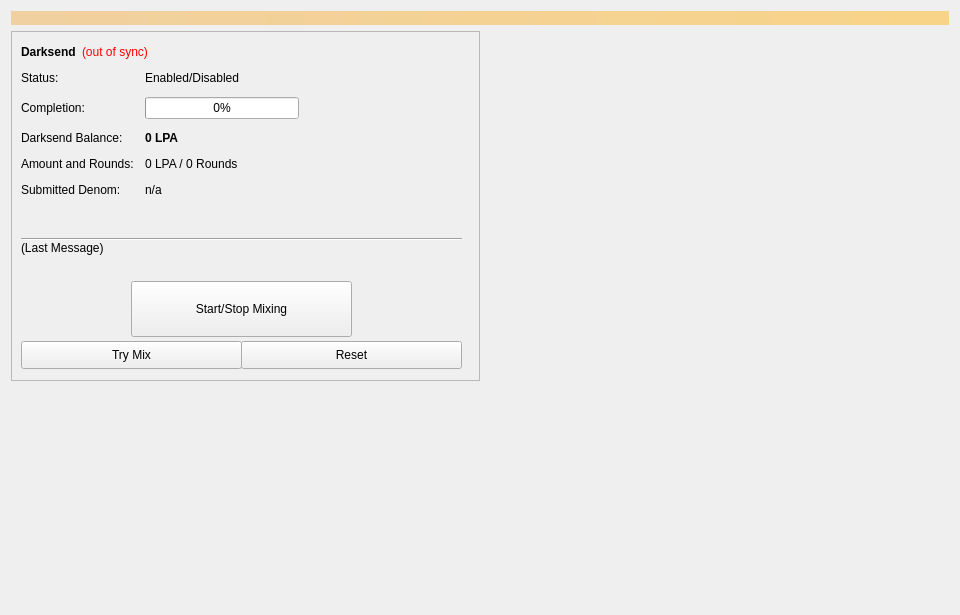
<?xml version="1.0" encoding="UTF-8"?>
<ui version="4.0">
 <class>Coinmix</class>
 <widget class="QWidget" name="Coinmix">
  <property name="geometry">
   <rect>
    <x>0</x>
    <y>0</y>
    <width>960</width>
    <height>615</height>
   </rect>
  </property>
  <property name="minimumSize">
   <size>
    <width>960</width>
    <height>0</height>
   </size>
  </property>
  <property name="windowTitle">
   <string>Form</string>
  </property>
  <layout class="QVBoxLayout" name="topLayout">
   <item>
    <widget class="QLabel" name="labelAlerts">
     <property name="visible">
      <bool>false</bool>
     </property>
     <property name="styleSheet">
      <string notr="true">background-color: qlineargradient(x1: 0, y1: 0, x2: 1, y2: 0, stop:0 #F0D0A0, stop:1 #F8D488); color:#000000;</string>
     </property>
     <property name="wordWrap">
      <bool>true</bool>
     </property>
     <property name="margin">
      <number>3</number>
     </property>
    </widget>
   </item>
   <item>
    <layout class="QHBoxLayout" name="horizontalLayout" stretch="1,1">
     <item>
      <layout class="QVBoxLayout" name="verticalLayout_2">
       <item>
        <widget class="QFrame" name="frameDarksend">
         <property name="minimumSize">
          <size>
           <width>0</width>
           <height>350</height>
          </size>
         </property>
         <property name="layoutDirection">
          <enum>Qt::LeftToRight</enum>
         </property>
         <property name="frameShape">
          <enum>QFrame::StyledPanel</enum>
         </property>
         <property name="frameShadow">
          <enum>QFrame::Raised</enum>
         </property>
         <widget class="QWidget" name="formLayoutWidget">
          <property name="geometry">
           <rect>
            <x>10</x>
            <y>40</y>
            <width>451</width>
            <height>161</height>
           </rect>
          </property>
          <layout class="QFormLayout" name="formLayout">
           <property name="fieldGrowthPolicy">
            <enum>QFormLayout::AllNonFixedFieldsGrow</enum>
           </property>
           <property name="horizontalSpacing">
            <number>11</number>
           </property>
           <property name="verticalSpacing">
            <number>12</number>
           </property>
           <item row="0" column="0">
            <widget class="QLabel" name="label_6">
             <property name="text">
              <string>Status:</string>
             </property>
            </widget>
           </item>
           <item row="1" column="0">
            <widget class="QLabel" name="label_7">
             <property name="text">
              <string>Completion:</string>
             </property>
            </widget>
           </item>
           <item row="1" column="1">
            <widget class="QProgressBar" name="DarksendProgress">
             <property name="maximumSize">
              <size>
               <width>154</width>
               <height>16777215</height>
              </size>
             </property>
             <property name="value">
              <number>0</number>
             </property>
            </widget>
           </item>
           <item row="2" column="0">
            <widget class="QLabel" name="labelAnonymizedText">
             <property name="text">
              <string>Darksend Balance:</string>
             </property>
            </widget>
           </item>
           <item row="2" column="1">
            <widget class="QLabel" name="labelAnonymized">
             <property name="font">
              <font>
               <weight>75</weight>
               <bold>true</bold>
              </font>
             </property>
             <property name="text">
              <string notr="true">0 LPA</string>
             </property>
            </widget>
           </item>
           <item row="3" column="0">
            <widget class="QLabel" name="label_8">
             <property name="text">
              <string>Amount and Rounds:</string>
             </property>
            </widget>
           </item>
           <item row="3" column="1">
            <widget class="QLabel" name="labelAmountRounds">
             <property name="text">
              <string>0 LPA / 0 Rounds</string>
             </property>
            </widget>
           </item>
           <item row="4" column="0">
            <widget class="QLabel" name="label_9">
             <property name="text">
              <string>Submitted Denom:</string>
             </property>
            </widget>
           </item>
           <item row="4" column="1">
            <widget class="QLabel" name="labelSubmittedDenom">
             <property name="toolTip">
              <string>The denominations you submitted to the Masternode.&lt;br&gt;To mix, other users must submit the exact same denominations.</string>
             </property>
             <property name="text">
              <string>n/a</string>
             </property>
            </widget>
           </item>
           <item row="0" column="1">
            <widget class="QLabel" name="DarksendEnabled">
             <property name="text">
              <string>Enabled/Disabled</string>
             </property>
            </widget>
           </item>
          </layout>
         </widget>
         <widget class="QPushButton" name="runAutoDenom">
          <property name="geometry">
           <rect>
            <x>251</x>
            <y>17</y>
            <width>1</width>
            <height>1</height>
           </rect>
          </property>
          <property name="palette">
           <palette>
            <active>
             <colorrole role="WindowText">
              <brush brushstyle="SolidPattern">
               <color alpha="255">
                <red>0</red>
                <green>0</green>
                <blue>0</blue>
               </color>
              </brush>
             </colorrole>
             <colorrole role="Button">
              <brush brushstyle="SolidPattern">
               <color alpha="255">
                <red>239</red>
                <green>238</green>
                <blue>238</blue>
               </color>
              </brush>
             </colorrole>
             <colorrole role="Light">
              <brush brushstyle="SolidPattern">
               <color alpha="255">
                <red>255</red>
                <green>255</green>
                <blue>255</blue>
               </color>
              </brush>
             </colorrole>
             <colorrole role="Midlight">
              <brush brushstyle="SolidPattern">
               <color alpha="255">
                <red>247</red>
                <green>246</green>
                <blue>246</blue>
               </color>
              </brush>
             </colorrole>
             <colorrole role="Dark">
              <brush brushstyle="SolidPattern">
               <color alpha="255">
                <red>119</red>
                <green>119</green>
                <blue>119</blue>
               </color>
              </brush>
             </colorrole>
             <colorrole role="Mid">
              <brush brushstyle="SolidPattern">
               <color alpha="255">
                <red>159</red>
                <green>159</green>
                <blue>159</blue>
               </color>
              </brush>
             </colorrole>
             <colorrole role="Text">
              <brush brushstyle="SolidPattern">
               <color alpha="255">
                <red>0</red>
                <green>0</green>
                <blue>0</blue>
               </color>
              </brush>
             </colorrole>
             <colorrole role="BrightText">
              <brush brushstyle="SolidPattern">
               <color alpha="255">
                <red>255</red>
                <green>255</green>
                <blue>255</blue>
               </color>
              </brush>
             </colorrole>
             <colorrole role="ButtonText">
              <brush brushstyle="SolidPattern">
               <color alpha="255">
                <red>0</red>
                <green>0</green>
                <blue>0</blue>
               </color>
              </brush>
             </colorrole>
             <colorrole role="Base">
              <brush brushstyle="SolidPattern">
               <color alpha="255">
                <red>255</red>
                <green>255</green>
                <blue>255</blue>
               </color>
              </brush>
             </colorrole>
             <colorrole role="Window">
              <brush brushstyle="SolidPattern">
               <color alpha="255">
                <red>239</red>
                <green>238</green>
                <blue>238</blue>
               </color>
              </brush>
             </colorrole>
             <colorrole role="Shadow">
              <brush brushstyle="SolidPattern">
               <color alpha="255">
                <red>0</red>
                <green>0</green>
                <blue>0</blue>
               </color>
              </brush>
             </colorrole>
             <colorrole role="AlternateBase">
              <brush brushstyle="SolidPattern">
               <color alpha="255">
                <red>247</red>
                <green>246</green>
                <blue>246</blue>
               </color>
              </brush>
             </colorrole>
             <colorrole role="ToolTipBase">
              <brush brushstyle="SolidPattern">
               <color alpha="255">
                <red>255</red>
                <green>255</green>
                <blue>220</blue>
               </color>
              </brush>
             </colorrole>
             <colorrole role="ToolTipText">
              <brush brushstyle="SolidPattern">
               <color alpha="255">
                <red>0</red>
                <green>0</green>
                <blue>0</blue>
               </color>
              </brush>
             </colorrole>
            </active>
            <inactive>
             <colorrole role="WindowText">
              <brush brushstyle="SolidPattern">
               <color alpha="255">
                <red>0</red>
                <green>0</green>
                <blue>0</blue>
               </color>
              </brush>
             </colorrole>
             <colorrole role="Button">
              <brush brushstyle="SolidPattern">
               <color alpha="255">
                <red>239</red>
                <green>238</green>
                <blue>238</blue>
               </color>
              </brush>
             </colorrole>
             <colorrole role="Light">
              <brush brushstyle="SolidPattern">
               <color alpha="255">
                <red>255</red>
                <green>255</green>
                <blue>255</blue>
               </color>
              </brush>
             </colorrole>
             <colorrole role="Midlight">
              <brush brushstyle="SolidPattern">
               <color alpha="255">
                <red>247</red>
                <green>246</green>
                <blue>246</blue>
               </color>
              </brush>
             </colorrole>
             <colorrole role="Dark">
              <brush brushstyle="SolidPattern">
               <color alpha="255">
                <red>119</red>
                <green>119</green>
                <blue>119</blue>
               </color>
              </brush>
             </colorrole>
             <colorrole role="Mid">
              <brush brushstyle="SolidPattern">
               <color alpha="255">
                <red>159</red>
                <green>159</green>
                <blue>159</blue>
               </color>
              </brush>
             </colorrole>
             <colorrole role="Text">
              <brush brushstyle="SolidPattern">
               <color alpha="255">
                <red>0</red>
                <green>0</green>
                <blue>0</blue>
               </color>
              </brush>
             </colorrole>
             <colorrole role="BrightText">
              <brush brushstyle="SolidPattern">
               <color alpha="255">
                <red>255</red>
                <green>255</green>
                <blue>255</blue>
               </color>
              </brush>
             </colorrole>
             <colorrole role="ButtonText">
              <brush brushstyle="SolidPattern">
               <color alpha="255">
                <red>0</red>
                <green>0</green>
                <blue>0</blue>
               </color>
              </brush>
             </colorrole>
             <colorrole role="Base">
              <brush brushstyle="SolidPattern">
               <color alpha="255">
                <red>255</red>
                <green>255</green>
                <blue>255</blue>
               </color>
              </brush>
             </colorrole>
             <colorrole role="Window">
              <brush brushstyle="SolidPattern">
               <color alpha="255">
                <red>239</red>
                <green>238</green>
                <blue>238</blue>
               </color>
              </brush>
             </colorrole>
             <colorrole role="Shadow">
              <brush brushstyle="SolidPattern">
               <color alpha="255">
                <red>0</red>
                <green>0</green>
                <blue>0</blue>
               </color>
              </brush>
             </colorrole>
             <colorrole role="AlternateBase">
              <brush brushstyle="SolidPattern">
               <color alpha="255">
                <red>247</red>
                <green>246</green>
                <blue>246</blue>
               </color>
              </brush>
             </colorrole>
             <colorrole role="ToolTipBase">
              <brush brushstyle="SolidPattern">
               <color alpha="255">
                <red>255</red>
                <green>255</green>
                <blue>220</blue>
               </color>
              </brush>
             </colorrole>
             <colorrole role="ToolTipText">
              <brush brushstyle="SolidPattern">
               <color alpha="255">
                <red>0</red>
                <green>0</green>
                <blue>0</blue>
               </color>
              </brush>
             </colorrole>
            </inactive>
            <disabled>
             <colorrole role="WindowText">
              <brush brushstyle="SolidPattern">
               <color alpha="255">
                <red>119</red>
                <green>119</green>
                <blue>119</blue>
               </color>
              </brush>
             </colorrole>
             <colorrole role="Button">
              <brush brushstyle="SolidPattern">
               <color alpha="255">
                <red>239</red>
                <green>238</green>
                <blue>238</blue>
               </color>
              </brush>
             </colorrole>
             <colorrole role="Light">
              <brush brushstyle="SolidPattern">
               <color alpha="255">
                <red>255</red>
                <green>255</green>
                <blue>255</blue>
               </color>
              </brush>
             </colorrole>
             <colorrole role="Midlight">
              <brush brushstyle="SolidPattern">
               <color alpha="255">
                <red>247</red>
                <green>246</green>
                <blue>246</blue>
               </color>
              </brush>
             </colorrole>
             <colorrole role="Dark">
              <brush brushstyle="SolidPattern">
               <color alpha="255">
                <red>119</red>
                <green>119</green>
                <blue>119</blue>
               </color>
              </brush>
             </colorrole>
             <colorrole role="Mid">
              <brush brushstyle="SolidPattern">
               <color alpha="255">
                <red>159</red>
                <green>159</green>
                <blue>159</blue>
               </color>
              </brush>
             </colorrole>
             <colorrole role="Text">
              <brush brushstyle="SolidPattern">
               <color alpha="255">
                <red>119</red>
                <green>119</green>
                <blue>119</blue>
               </color>
              </brush>
             </colorrole>
             <colorrole role="BrightText">
              <brush brushstyle="SolidPattern">
               <color alpha="255">
                <red>255</red>
                <green>255</green>
                <blue>255</blue>
               </color>
              </brush>
             </colorrole>
             <colorrole role="ButtonText">
              <brush brushstyle="SolidPattern">
               <color alpha="255">
                <red>119</red>
                <green>119</green>
                <blue>119</blue>
               </color>
              </brush>
             </colorrole>
             <colorrole role="Base">
              <brush brushstyle="SolidPattern">
               <color alpha="255">
                <red>239</red>
                <green>238</green>
                <blue>238</blue>
               </color>
              </brush>
             </colorrole>
             <colorrole role="Window">
              <brush brushstyle="SolidPattern">
               <color alpha="255">
                <red>239</red>
                <green>238</green>
                <blue>238</blue>
               </color>
              </brush>
             </colorrole>
             <colorrole role="Shadow">
              <brush brushstyle="SolidPattern">
               <color alpha="255">
                <red>0</red>
                <green>0</green>
                <blue>0</blue>
               </color>
              </brush>
             </colorrole>
             <colorrole role="AlternateBase">
              <brush brushstyle="SolidPattern">
               <color alpha="255">
                <red>239</red>
                <green>238</green>
                <blue>238</blue>
               </color>
              </brush>
             </colorrole>
             <colorrole role="ToolTipBase">
              <brush brushstyle="SolidPattern">
               <color alpha="255">
                <red>255</red>
                <green>255</green>
                <blue>220</blue>
               </color>
              </brush>
             </colorrole>
             <colorrole role="ToolTipText">
              <brush brushstyle="SolidPattern">
               <color alpha="255">
                <red>0</red>
                <green>0</green>
                <blue>0</blue>
               </color>
              </brush>
             </colorrole>
            </disabled>
           </palette>
          </property>
          <property name="focusPolicy">
           <enum>Qt::NoFocus</enum>
          </property>
          <property name="autoFillBackground">
           <bool>true</bool>
          </property>
          <property name="text">
           <string/>
          </property>
          <property name="flat">
           <bool>true</bool>
          </property>
         </widget>
         <widget class="QPushButton" name="toggleDarksend">
          <property name="geometry">
           <rect>
            <x>120</x>
            <y>250</y>
            <width>221</width>
            <height>56</height>
           </rect>
          </property>
          <property name="sizePolicy">
           <sizepolicy hsizetype="MinimumExpanding" vsizetype="Fixed">
            <horstretch>0</horstretch>
            <verstretch>0</verstretch>
           </sizepolicy>
          </property>
          <property name="text">
           <string>Start/Stop Mixing</string>
          </property>
         </widget>
         <widget class="Line" name="lineLastMessage">
          <property name="geometry">
           <rect>
            <x>10</x>
            <y>200</y>
            <width>441</width>
            <height>16</height>
           </rect>
          </property>
          <property name="orientation">
           <enum>Qt::Horizontal</enum>
          </property>
         </widget>
         <widget class="QLabel" name="DarksendStatus">
          <property name="geometry">
           <rect>
            <x>10</x>
            <y>210</y>
            <width>451</width>
            <height>43</height>
           </rect>
          </property>
          <property name="minimumSize">
           <size>
            <width>288</width>
            <height>43</height>
           </size>
          </property>
          <property name="text">
           <string>(Last Message)</string>
          </property>
          <property name="alignment">
           <set>Qt::AlignLeading|Qt::AlignLeft|Qt::AlignTop</set>
          </property>
          <property name="wordWrap">
           <bool>true</bool>
          </property>
         </widget>
         <widget class="QPushButton" name="DarksendAuto">
          <property name="geometry">
           <rect>
            <x>10</x>
            <y>310</y>
            <width>221</width>
            <height>28</height>
           </rect>
          </property>
          <property name="sizePolicy">
           <sizepolicy hsizetype="MinimumExpanding" vsizetype="Fixed">
            <horstretch>0</horstretch>
            <verstretch>0</verstretch>
           </sizepolicy>
          </property>
          <property name="toolTip">
           <string>Try to manually submit a Darksend request.</string>
          </property>
          <property name="text">
           <string>Try Mix</string>
          </property>
         </widget>
         <widget class="QPushButton" name="DarksendReset">
          <property name="geometry">
           <rect>
            <x>230</x>
            <y>310</y>
            <width>221</width>
            <height>28</height>
           </rect>
          </property>
          <property name="sizePolicy">
           <sizepolicy hsizetype="MinimumExpanding" vsizetype="Fixed">
            <horstretch>0</horstretch>
            <verstretch>0</verstretch>
           </sizepolicy>
          </property>
          <property name="toolTip">
           <string>Reset the current status of Darksend (can interrupt Darksend if it's in the process of Mixing, which can cost you money!)</string>
          </property>
          <property name="autoFillBackground">
           <bool>false</bool>
          </property>
          <property name="text">
           <string>Reset</string>
          </property>
         </widget>
         <widget class="QWidget" name="layoutWidget">
          <property name="geometry">
           <rect>
            <x>10</x>
            <y>10</y>
            <width>431</width>
            <height>22</height>
           </rect>
          </property>
          <layout class="QHBoxLayout" name="horizontalLayout_5">
           <item>
            <widget class="QLabel" name="label_2">
             <property name="font">
              <font>
               <weight>75</weight>
               <bold>true</bold>
              </font>
             </property>
             <property name="text">
              <string>Darksend</string>
             </property>
            </widget>
           </item>
           <item>
            <widget class="QLabel" name="labelDarksendSyncStatus">
             <property name="toolTip">
              <string>The displayed information may be out of date. Your wallet automatically synchronizes with the LPA network after a connection is established, but this process has not completed yet.</string>
             </property>
             <property name="styleSheet">
              <string notr="true">QLabel { color: red; }</string>
             </property>
             <property name="text">
              <string notr="true">(out of sync)</string>
             </property>
             <property name="alignment">
              <set>Qt::AlignLeading|Qt::AlignLeft|Qt::AlignVCenter</set>
             </property>
            </widget>
           </item>
           <item>
            <spacer name="horizontalSpacer_4">
             <property name="orientation">
              <enum>Qt::Horizontal</enum>
             </property>
             <property name="sizeHint" stdset="0">
              <size>
               <width>40</width>
               <height>20</height>
              </size>
             </property>
            </spacer>
           </item>
          </layout>
         </widget>
        </widget>
       </item>
       <item>
        <spacer name="verticalSpacer">
         <property name="orientation">
          <enum>Qt::Vertical</enum>
         </property>
         <property name="sizeHint" stdset="0">
          <size>
           <width>20</width>
           <height>40</height>
          </size>
         </property>
        </spacer>
       </item>
      </layout>
     </item>
     <item>
      <layout class="QVBoxLayout" name="verticalLayout_3">
       <item>
        <spacer name="verticalSpacer_2">
         <property name="orientation">
          <enum>Qt::Vertical</enum>
         </property>
         <property name="sizeType">
          <enum>QSizePolicy::Expanding</enum>
         </property>
         <property name="sizeHint" stdset="0">
          <size>
           <width>20</width>
           <height>40</height>
          </size>
         </property>
        </spacer>
       </item>
      </layout>
     </item>
    </layout>
   </item>
  </layout>
 </widget>
 <resources/>
 <connections/>
</ui>
